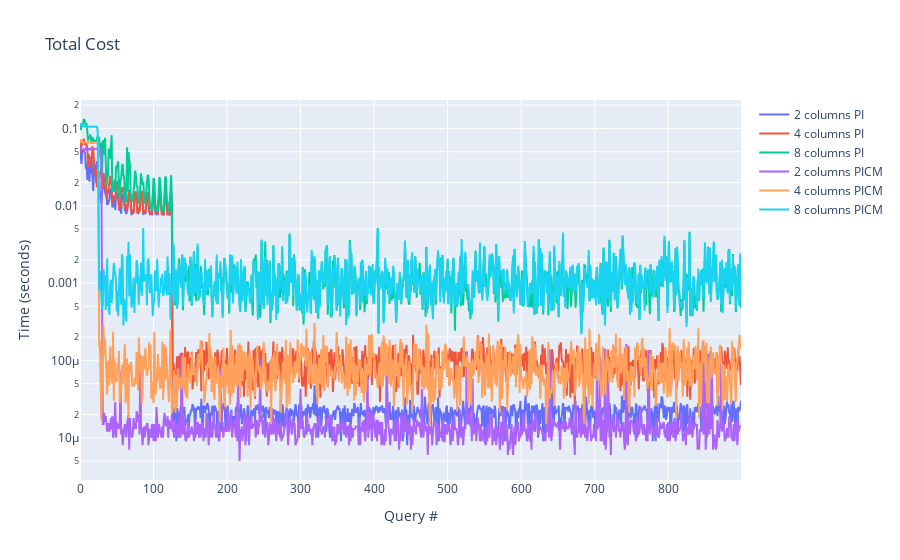

The code cell stored with this chart in its notebook:
### Markdown cell above
# Total Query Cost
Total Query Cost for different deltas

### Code cell
fig = go.Figure()

def plot_time(fig, df, name):
    fig.add_trace(go.Scatter( y=df['query_time'], mode='lines',name=name))

cols = ['2','4','8']

for col in cols:
    init_query = []
    df = read_df(col, files['ProgressiveIndex'], delta=0.2, partition='1024')[:900]
    plot_time(fig, df, col.split('c')[0]+' columns PI')
fig.update_layout(title='Total Cost ',
                   xaxis_title='Delta',
                   yaxis_title='Time (seconds)',yaxis_type="log")
for col in cols:
    init_query = []
    df = read_df(col, files['ProgressiveIndexCM'], delta=0.2, partition='1024')[:900]
    plot_time(fig, df, col.split('c')[0]+' columns PICM')
fig.update_layout(title='Total Cost ',
                   xaxis_title='Query #',
                   yaxis_title='Time (seconds)',yaxis_type="log")
fig.show()

### Figure 1 — Plotly figure (JSON) as saved in the notebook; plotly's stock layout.template omitted (floating-point values rounded to 4 significant figures; data arrays with more than 128 entries replaced by an {"elided": "..."} marker saying what was removed)
{"data": [{"mode": "lines", "name": "2 columns PI", "type": "scatter", "y": {"elided": "900 float values"}}, {"mode": "lines", "name": "4 columns PI", "type": "scatter", "y": {"elided": "900 float values"}}, {"mode": "lines", "name": "8 columns PI", "type": "scatter", "y": {"elided": "900 float values"}}, {"mode": "lines", "name": "2 columns PICM", "type": "scatter", "y": {"elided": "900 float values"}}, {"mode": "lines", "name": "4 columns PICM", "type": "scatter", "y": {"elided": "900 float values"}}, {"mode": "lines", "name": "8 columns PICM", "type": "scatter", "y": {"elided": "900 float values"}}], "layout": {"title": {"text": "Total Cost "}, "xaxis": {"title": {"text": "Query #"}}, "yaxis": {"title": {"text": "Time (seconds)"}, "type": "log"}}}
